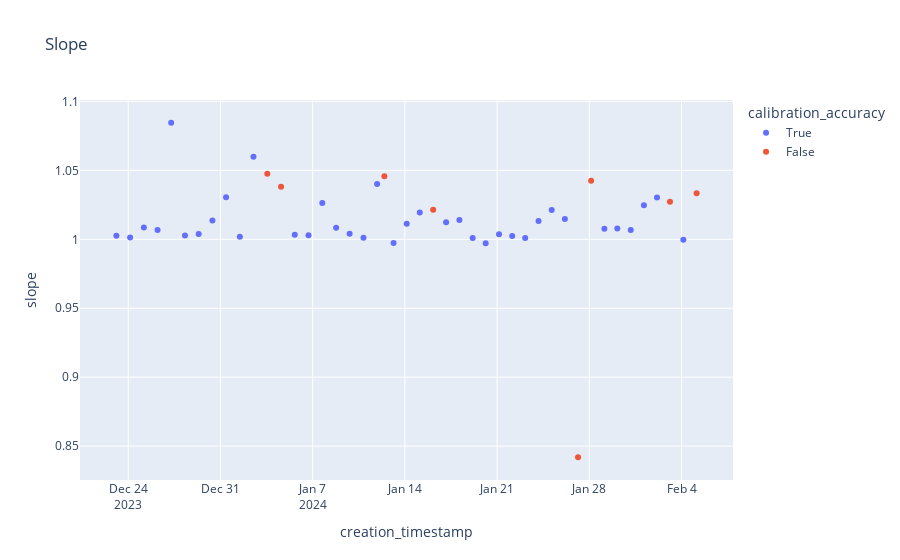
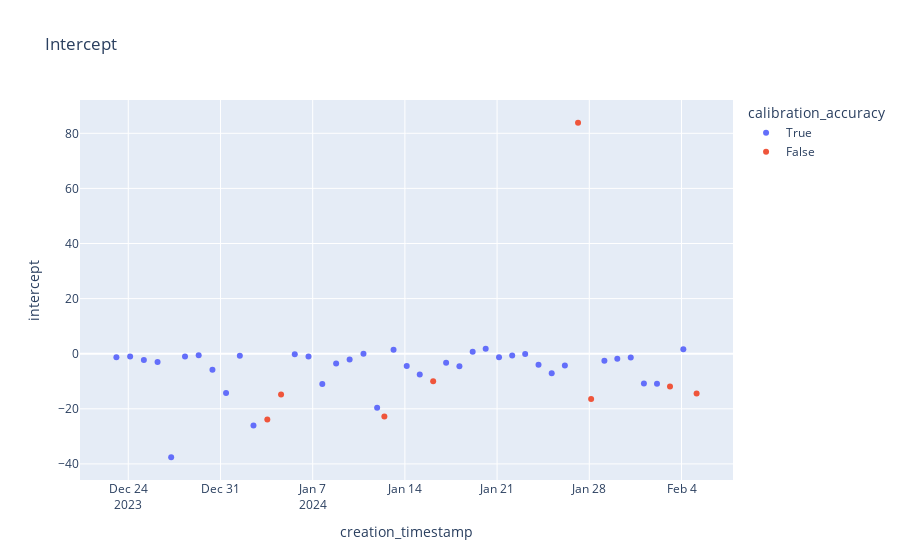

Notebook cell for these charts, in order:
### Code cell
dataframe = df_cal.filter(pl.col("system_name") == f"tum-esm-midcost-raspi-{id}") \
.filter(pl.col("creation_timestamp").is_between(start_date, end_date)) \
.collect()

temp = df_cal_corr.with_columns(pl.col("creation_timestamp").dt.date().alias("date")) \
.select("date","calibration_accuracy")

dataframe = dataframe.join(temp, on = ["date"], how= "left")

fig = px.scatter(dataframe, x="creation_timestamp", y="slope", title = "Slope", color="calibration_accuracy")
fig.show()

fig = px.scatter(dataframe, x="creation_timestamp", y="intercept", title = "Intercept", color="calibration_accuracy")
fig.show()
